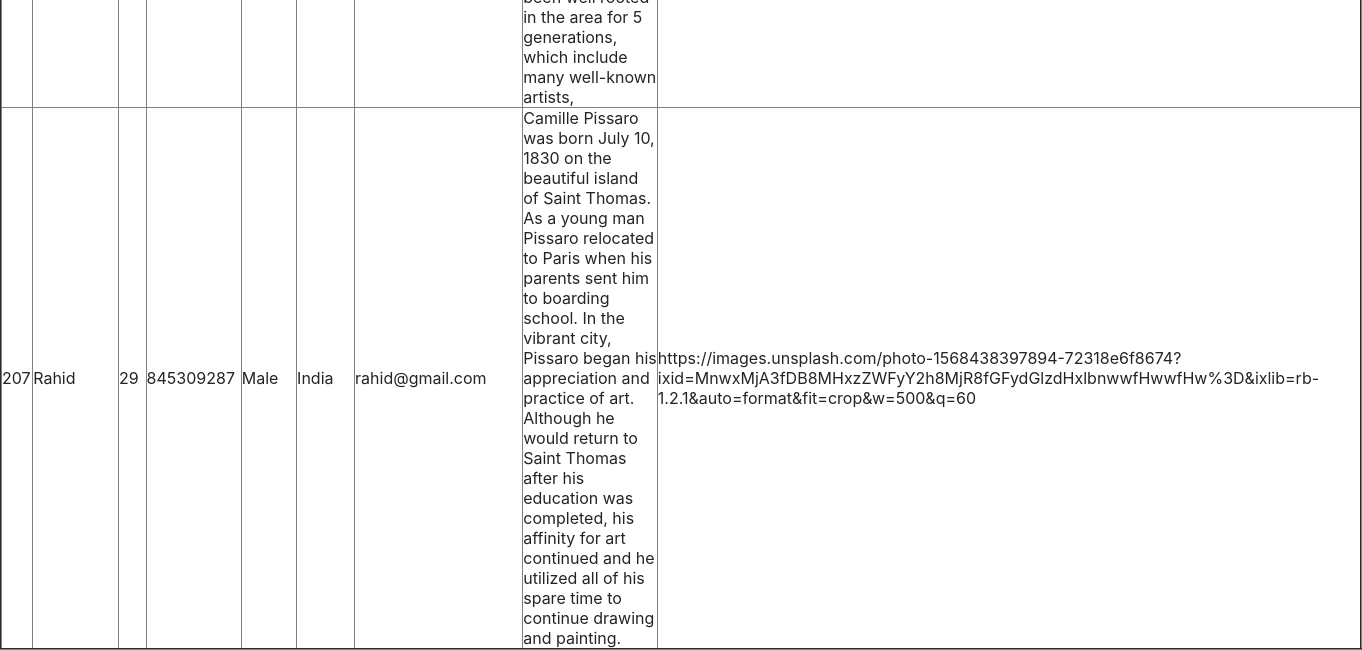
The app's page /admin/artist.php (lower part), older data.
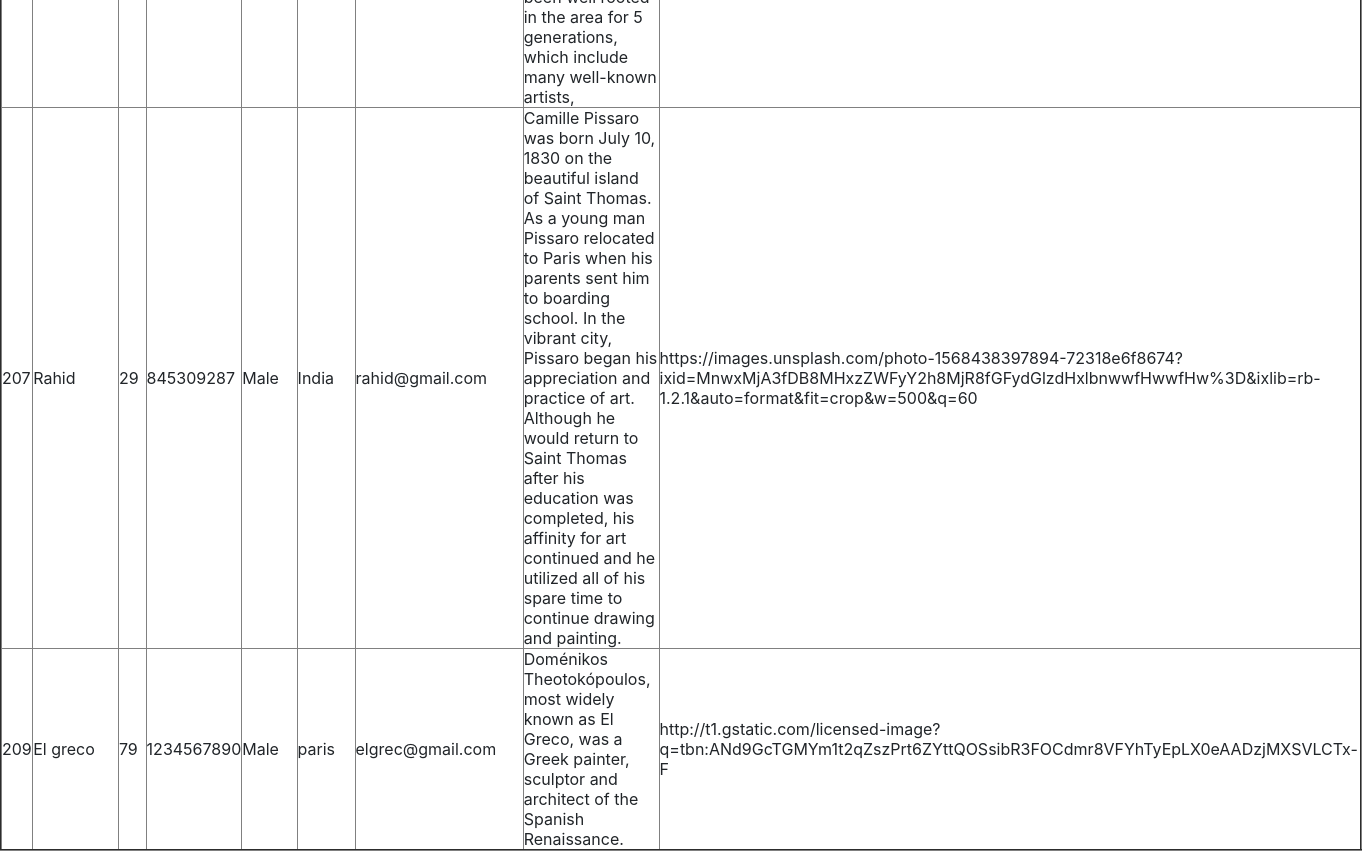
The same page, newer data.
### tables this page shows
CREATE TABLE `artist` (
  `AID` int(5) NOT NULL,
  `name` varchar(50) DEFAULT NULL,
  `age` int(3) NOT NULL,
  `phno` int(10) NOT NULL,
  `gender` varchar(10) DEFAULT NULL,
  `address` varchar(30) DEFAULT NULL,
  `email` varchar(100) NOT NULL,
  `description` varchar(500) DEFAULT NULL,
  `imgsrc` varchar(250) DEFAULT NULL
);

### admin/artist.php (the view, shortened to what this page needs)
<html>
    <head>
    <link rel="stylesheet" href="../style/login.css">
    <link rel="stylesheet" href="https://maxcdn.bootstrapcdn.com/bootstrap/4.0.0/css/bootstrap.min.css"
>
</head>
<body>
<section>
        <?php
        $conn = mysqli_connect('localhost','root','','artgallery');
        $query = "SELECT * FROM artist";
        echo '<table bgcolor=#ffffff border="2" cellspacing="5" cellpadding="5">
      <tr>
          <td> <font face="Arial">AID</font> </td>
          <td> <font face="Arial">  name</font> </td>
          <td> <font face="Arial">  age</font> </td>
          <td> <font face="Arial">  phno</font> </td>
          <td> <font face="Arial">  gender</font> </td>
          <td> <font face="Arial">  address</font> </td>
          <td> <font face="Arial">  email</font> </td>
          <td> <font face="Arial">  desciption</font> </td>
          <td> <font face="Arial">  imagelink</font> </td>
      </tr>';
if ($result = $conn->query($query))
{
    while ($row = $result->fetch_assoc()) {
        $field1name = $row["AID"];
        $field2name = $row["name"];
        $field3name = $row["age"];
        $field4name = $row["phno"];
        $field5name = $row["gender"];
        $field6name = $row["address"];
        $field7name = $row["email"];
        $field8name = $row["description"];
        $field9name = $row["imgsrc"];
        echo '<tr>
                  <td>'.$field1name.'</td>
                  <td>'.$field2name.'</td>
                  <td>'.$field3name.'</td>
                  <td>'.$field4name.'</td>
                  <td>'.$field5name.'</td>
                  <td>'.$field6name.'</td>
                  <td>'.$field7name.'</td>
                  <td>'.$field8name.'</td>
                  <td>'.$field9name.'</td>
              </tr>';
    }
}
?>
</body>
</html>

Row changes from the older to the newer data that the page shows:
added artist: AID "209", name "El greco", age "79", phno "1234567890", gender "Male", address "paris", email "elgrec@gmail.com", description "Doménikos Theotokópoulos, most widely known as El Greco, was a Greek painter, sculptor and architect of the Spanish Renaissance.", imgsrc "http://t1.gstatic.com/licensed-image?q=tbn:ANd9GcTGMYm1t2qZszPrt6ZYttQOSsibR3FOCdmr8VFYhTyEpLX0eAADzjMXSVLCTx-F"
